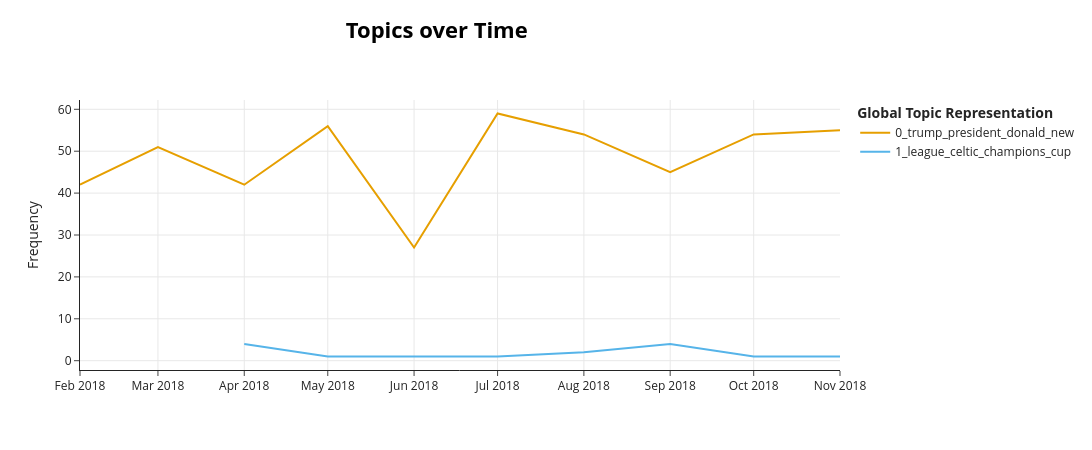

Notebook cell for this chart:
### Markdown cell above
### Plot topic frequency over time

Hover over the interactive lines to inspect the words representing a topic in each month. The y-axis shows **counts of sampled articles assigned to the topic**, not LDA topic shares. Counts can rise because more articles were sampled that month.

Look for a period when a topic's words or frequency change, then read the corresponding excerpts before interpreting it as a substantive development.

### Code cell
archive_model.visualize_topics_over_time(archive_over_time, top_n_topics=5)

### Figure 1 — Plotly figure (JSON) as saved in the notebook; plotly's stock layout.template omitted (floating-point values rounded to 4 significant figures)
{"data": [{"hoverinfo": "text", "hovertext": ["<b>Topic 0</b><br>Words: trump, donald, school, president, gun", "<b>Topic 0</b><br>Words: trump, president, donald, house, trumps", "<b>Topic 0</b><br>Words: trump, president, donald, new, house", "<b>Topic 0</b><br>Words: trump, president, house, trumps, donald", "<b>Topic 0</b><br>Words: trump, president, trumps, house, new", "<b>Topic 0</b><br>Words: trump, president, new, house, donald", "<b>Topic 0</b><br>Words: trump, new, president, trumps, white", "<b>Topic 0</b><br>Words: trump, kavanaugh, president, new, white", "<b>Topic 0</b><br>Words: trump, president, people, donald, new", "<b>Topic 0</b><br>Words: trump, house, president, new, white"], "marker": {"color": "#E69F00"}, "mode": "lines", "name": "0_trump_president_donald_new", "type": "scatter", "x": ["2018-02-01T00:00:00.000000", "2018-03-01T00:00:00.000000", "2018-04-01T00:00:00.000000", "2018-05-01T00:00:00.000000", "2018-06-01T00:00:00.000000", "2018-07-01T00:00:00.000000", "2018-08-01T00:00:00.000000", "2018-09-01T00:00:00.000000", "2018-10-01T00:00:00.000000", "2018-11-01T00:00:00.000000"], "y": [42, 51, 42, 56, 27, 59, 54, 45, 54, 55]}, {"hoverinfo": "text", "hovertext": ["<b>Topic 1</b><br>Words: goals, fa, kane, league, champions", "<b>Topic 1</b><br>Words: iniesta, kobe, andres, barcelona, mikitani", "<b>Topic 1</b><br>Words: cup, world, frenchonly, redemption, footballers", "<b>Topic 1</b><br>Words: league, sarri, conte, manager, chelsea", "<b>Topic 1</b><br>Words: league, celtic, champions, premier, shearer", "<b>Topic 1</b><br>Words: england, league, buttler, turkey, beat", "<b>Topic 1</b><br>Words: empoli, ronaldo, scored, serie, cristiano", "<b>Topic 1</b><br>Words: celtic, rosenborg, rb, leipzig, knockout"], "marker": {"color": "#56B4E9"}, "mode": "lines", "name": "1_league_celtic_champions_cup", "type": "scatter", "x": ["2018-04-01T00:00:00.000000", "2018-05-01T00:00:00.000000", "2018-06-01T00:00:00.000000", "2018-07-01T00:00:00.000000", "2018-08-01T00:00:00.000000", "2018-09-01T00:00:00.000000", "2018-10-01T00:00:00.000000", "2018-11-01T00:00:00.000000"], "y": [4, 1, 1, 1, 2, 4, 1, 1]}], "layout": {"height": 450, "hoverlabel": {"bgcolor": "white", "font": {"family": "Rockwell", "size": 16}}, "legend": {"title": {"text": "<b>Global Topic Representation"}}, "title": {"font": {"color": "Black", "size": 22}, "text": "<b>Topics over Time</b>", "x": 0.4, "xanchor": "center", "y": 0.95, "yanchor": "top"}, "width": 1250, "xaxis": {"showgrid": true}, "yaxis": {"showgrid": true, "title": {"text": "Frequency"}}}}
